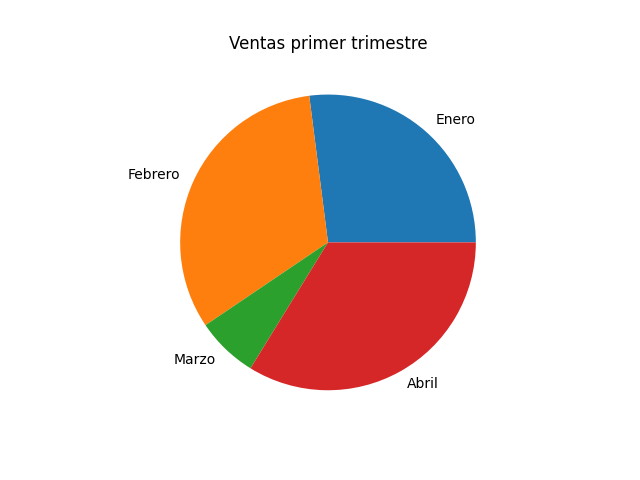

Write the Python code that produced this figure.
# Ejercicio 4
# Escribir una función que reciba una 
# serie de Pandas con el número de 
# ventas de un producto durante los 
# meses de un trimestre y un título 
# y cree un diagrama de sectores con 
# las ventas en formato png con el titulo dado. 
# El diagrama debe guardarse en un fichero con 
# formato png y el título dado.

import pandas as pd
import matplotlib.pyplot as plt


def Hola(Ventas, Titulo):
    fig, ax = plt.subplots()
    Ventas.plot(kind = 'pie', ax = ax)
    plt.ylabel('')
    plt.title(Titulo)
    plt.savefig("12_Matplotlib/4.png")
    return
    


ventas = {'Enero':200, 'Febrero':240, 'Marzo':310,"Abril":250,"Marzo":50}
s_ventas = pd.Series(ventas)
Hola(s_ventas, 'Ventas primer trimestre')


